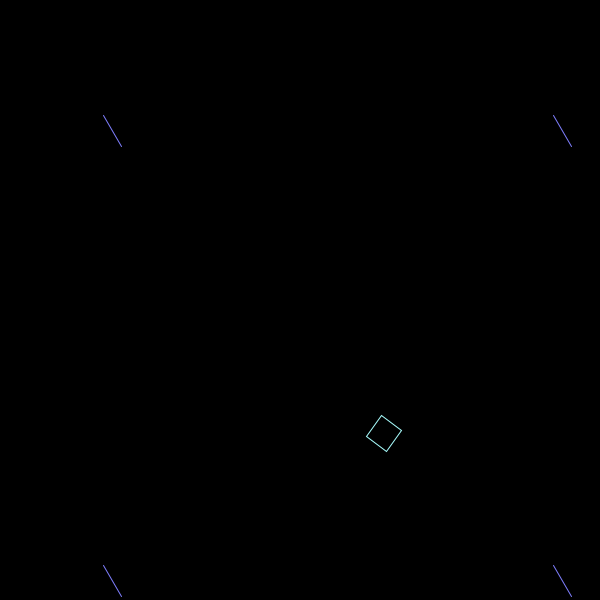
Frame 1 (no input)
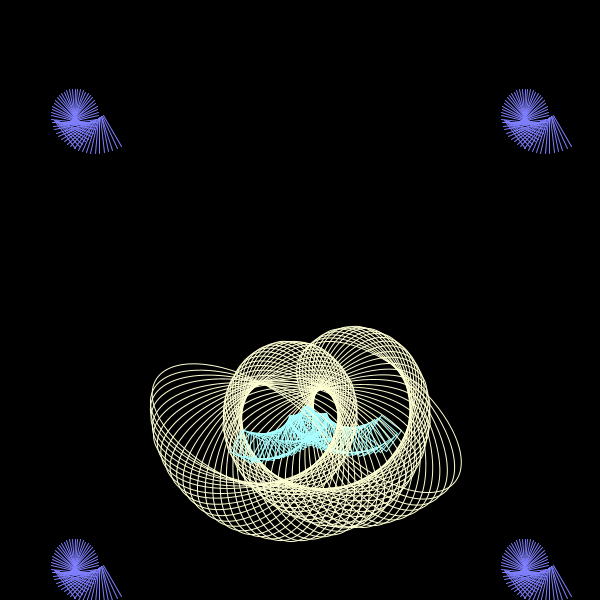
Frame 60 (the mouse pressed at the canvas centre just before this capture)
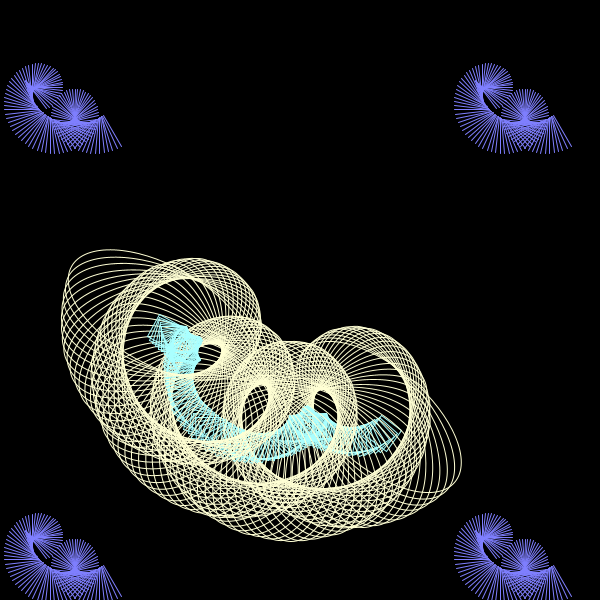
Frame 120 (the mouse held since frame 60 and released just before this capture)

The Processing sketch that drew these frames (run headless with seeded random() and noise(); from frame 60 on, the mouse is pressed at the canvas centre):

// Processing sketch: processing_38250
// ── processing_38250.pde

void setup() {
  size(600, 600);
  smooth();
  background(0);
  colorMode(HSB, width);
}

int x=10; //revolution from center
int y=0;  //rotation of object

void draw() {
  noFill();

  pushMatrix();
  translate(width/2, height/2); //new origin is now center
  rotate(radians(x));
  translate(100, 100);
  rotate(radians(y+25)); //rotation of the objects
  ellipse(0, 0, 200, 100);  //the main shape, creating a flower-like pattern
  stroke(300, 200, 600);   //turqouise
  rect(0, 0, 25, 25);  //small rectangle that follows the ellipse
  popMatrix();

  pushMatrix(); 
  //this series creates the small blue figures in each corner
  //they repeat so as to have the same figure in each corner
  translate(75, 75);
  rotate(radians(x));
  translate(35, 35);
  rotate(radians(y+5));
  stroke(400, 300, 600);
  line(0, 0, 25, 25);
  stroke(100, 100, 600);
  popMatrix();

  pushMatrix();
  translate(525, 75);
  rotate(radians(x));
  translate(35, 35);
  rotate(radians(y+5));
  stroke(400, 300, 600);
  line(0, 0, 25, 25);
  stroke(100, 100, 600);
  popMatrix();

  pushMatrix();
  translate(75, 525);
  rotate(radians(x));
  translate(35, 35);
  rotate(radians(y+5));
  stroke(400, 300, 600);
  line(0, 0, 25, 25);
  stroke(100, 100, 600);
  popMatrix();

  pushMatrix();
  translate(525, 525);
  rotate(radians(x));
  translate(35, 35);
  rotate(radians(y+5));
  stroke(400, 300, 600);
  line(0, 0, 25, 25);
  stroke(100, 100, 600);
  popMatrix();  

  x++;
  y+=5;
}
